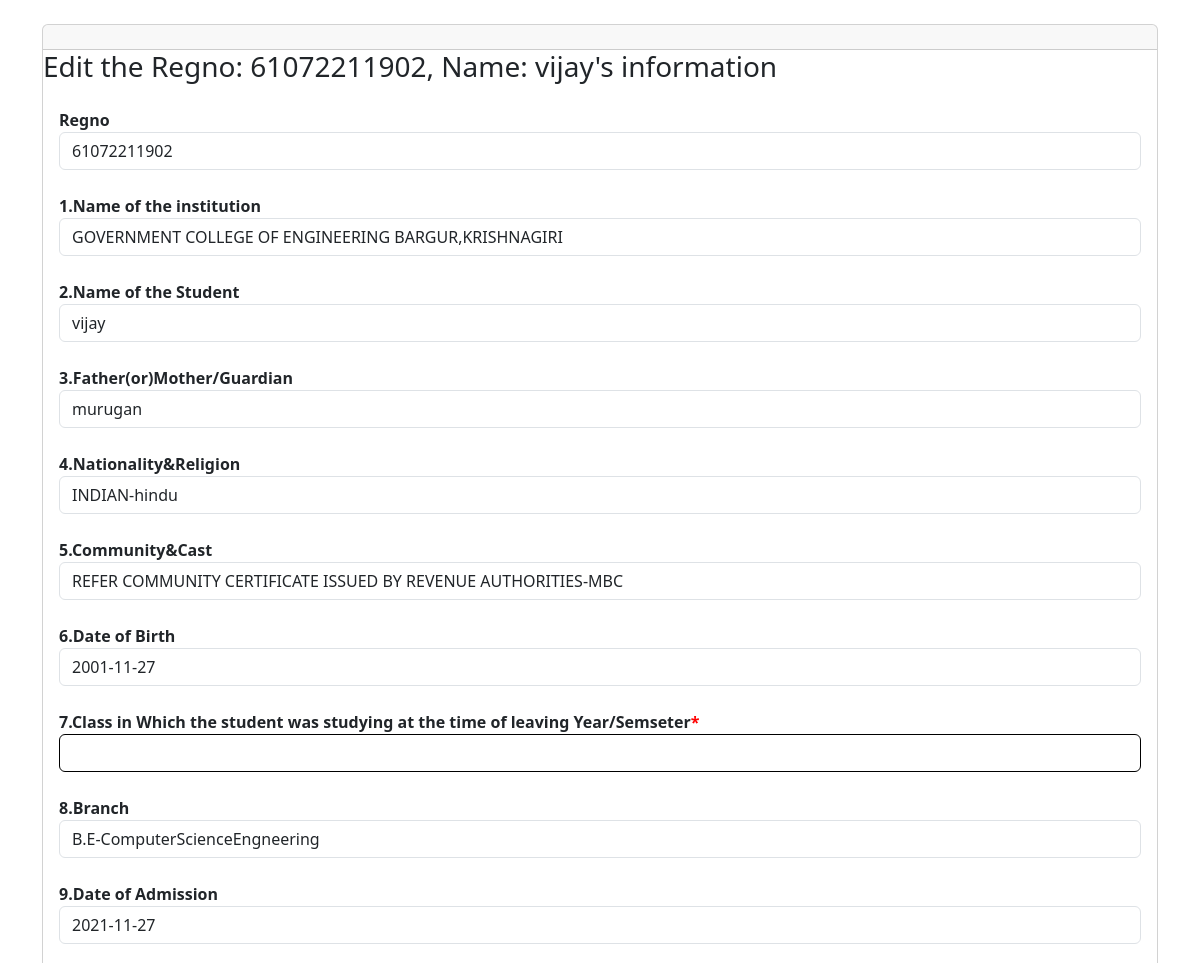
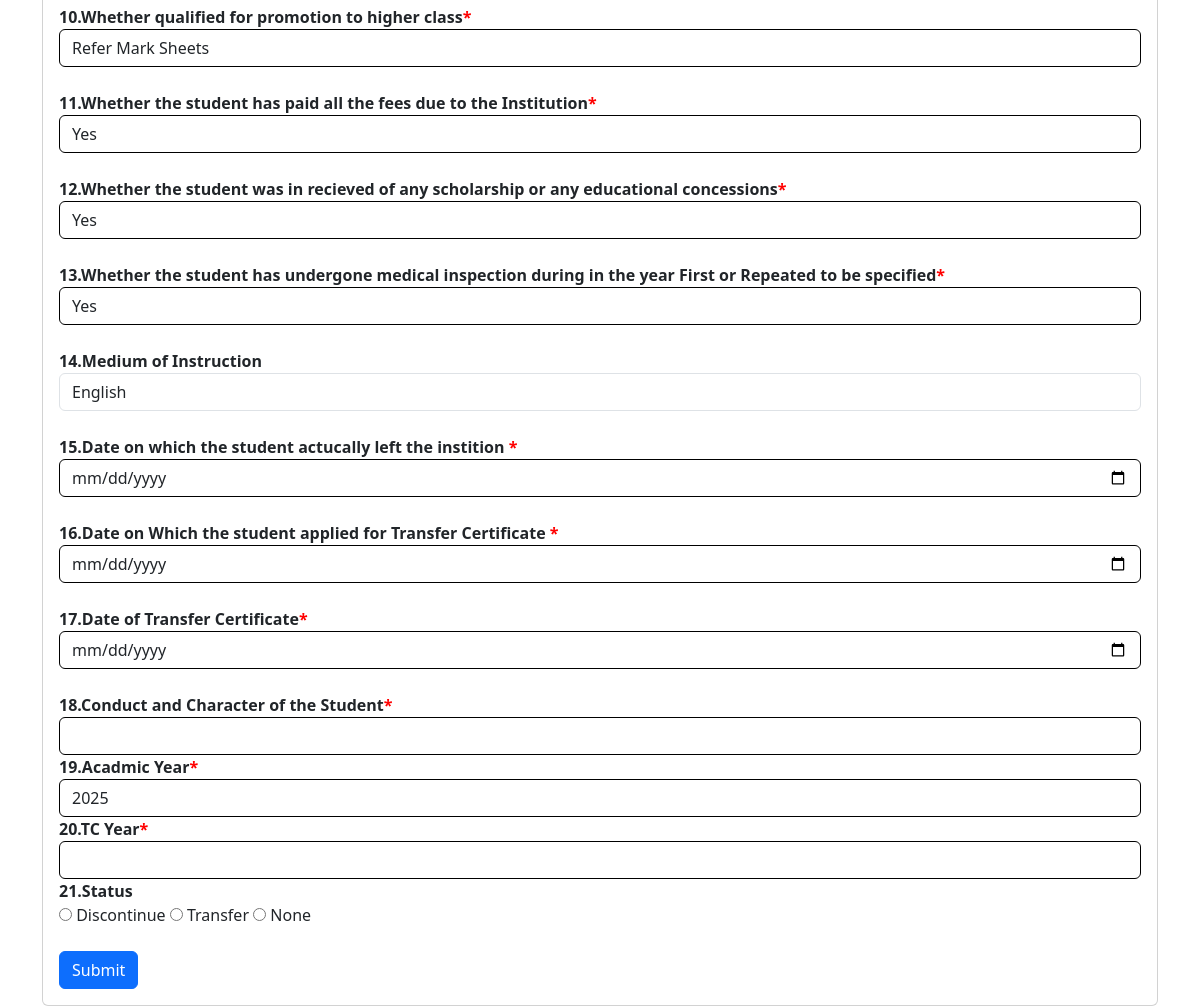
/Student/admin/edit1.php?regno=61072211902 (signed in), run on the app's committed database (2 pictures, top to bottom).
### tables this page shows
CREATE TABLE `student` (
  `id` int(100) NOT NULL,
  `regno` varchar(100) NOT NULL,
  `tcno` int(200) NOT NULL,
  `sname` varchar(200) NOT NULL,
  `gname` varchar(200) NOT NULL,
  `contact` varchar(50) NOT NULL,
  `address` varchar(2000) NOT NULL,
  `community` varchar(500) NOT NULL DEFAULT 'REFER COMMUNITY CERTIFICATE ISSUED BY REVENUE AUTHORITIES',
  `cast` varchar(100) NOT NULL,
  `dob` date NOT NULL,
  `class` varchar(10) NOT NULL,
  `shift` varchar(100) NOT NULL,
  `grad` varchar(200) NOT NULL,
  `gender` varchar(10) NOT NULL,
  `blgroup` varchar(5) NOT NULL,
  `division` varchar(50) NOT NULL,
  `religion` varchar(50) NOT NULL,
  `doa` date NOT NULL,
  `college` varchar(200) NOT NULL DEFAULT 'GOVERNMENT COLLEGE OF ENGINEERING BARGUR,KRISHNAGIRI',
  `nation` varchar(50) NOT NULL DEFAULT 'INDIAN',
  `lastyear` varchar(100) NOT NULL,
  `highclass` varchar(500) NOT NULL DEFAULT 'Refer Mark Sheets',
  `fees` varchar(50) NOT NULL,
  `scholarship` varchar(50) NOT NULL,
  `medical` varchar(50) NOT NULL,
  `medium` varchar(50) NOT NULL DEFAULT 'English',
  `lid` date DEFAULT NULL,
  `tcapply` date DEFAULT NULL,
  `tcd` date DEFAULT NULL,
  `conduct` varchar(100) NOT NULL,
  `acdyear` varchar(200) NOT NULL,
  `leaveyear` varchar(200) DEFAULT NULL,
  `tc_generated` tinyint(1) DEFAULT 0,
  `admno` varchar(200) NOT NULL,
  `addept` varchar(200) NOT NULL,
  `adyear` varchar(200) NOT NULL,
  `tcyear` varchar(200) NOT NULL,
  `status` varchar(200) NOT NULL DEFAULT 'none',
  `lyear` varchar(50) NOT NULL
);

### Student/admin/edit1.php (the view, shortened to what this page needs)
<?php
                            $cn = mysqli_connect("localhost", "root", "1711104@gceb!!", "db_admission");
                            if(isset($_GET['regno'])) {
                                $regno = $_GET['regno'];
                                $query = "SELECT * FROM STUDENT WHERE regno='$regno'";
                                $query_run = mysqli_query($cn, $query);
                                if(mysqli_num_rows($query_run) > 0) {
                                    $row = mysqli_fetch_assoc($query_run);
                                    ?>
                                    <?php
                                } else {
                                    echo "<h4>No records found</h4>";
                                }
                            }
                            ?>
<!doctype html>
<html lang="en">
<head>
    <link rel="stylesheet" href="https://cdn.jsdelivr.net/npm/bootstrap@5.3.3/dist/css/bootstrap.rtl.min.css">
</head>
<body>
<div class="container">
    <div class="row">
        <div class="col-md-12 mt-4">
            <div class="card">
                <div class="card-header">
                </div>
                <div class="section-title">
                    <h3 id="et">Edit the Regno:
                        <?php print $_GET['regno'].', Name: '.$row["sname"]; ?>'s information</h3>
                </div>
                <div class="card-body">
                    <div class="row">
                        <div class="col-md-12">
                                    <form action="" method="POST">
                                         <label for="regno" class="bold-label">Regno</label>
                                        <input type="text" name="regno" class="form-control" value="<?php echo $row['regno']; ?>" readonly>
                                        <label for="college" class="bold-label">1.Name of the institution</label>
                                        <input type="text" name="college" class="form-control" value="<?php echo $row['college']; ?>" readonly>
                                        <label for="sname" class="bold-label">2.Name of the Student</label>
                                        <input type="text" name="sname" class="form-control" value="<?php echo $row['sname']; ?>" readonly>
                                        <label for="gname" class="bold-label">3.Father(or)Mother/Guardian</label>
                                        <input type="text" name="gname" class="form-control" value="<?php echo $row['gname']; ?>" readonly>
                                        <label for="nation,religion" class="bold-label">4.Nationality&Religion</label>
                                        <input type="text" name="nation,religion" class="form-control" value="<?php echo $row['nation']; ?>-<?php echo $row['religion']; ?>" readonly>
                                        <label for="community,cast" class="bold-label">5.Community&Cast</label>
                                        <input type="text" name="community,cast" class="form-control" value="<?php echo $row['community']; ?>-<?php echo $row['cast']; ?>" readonly>
                                        <label for="dob" class="bold-label">6.Date of Birth</label>
                                        <input type="text" name="dob" class="form-control" value="<?php echo $row['dob']; ?>" readonly>
                                        <label for="lastyear" class="bold-label">7.Class in Which the student was studying at the time of leaving Year/Semseter<span style="color: red;">*</span></label>
                                        <input type="text" name="lastyear" class="form-control"  style="border-color: black;" value="<?php echo $row['lastyear']; ?> "required>
                                        <label for="grad,division" class="bold-label">8.Branch</label>
                                        <input type="text" name="grad,division" class="form-control" value="<?php echo $row['grad']; ?>-<?php echo $row['division']; ?>"readonly>
                                        <label for="doa" class="bold-label">9.Date of Admission</label>
                                        <input type="text" name="doa" class="form-control" value="<?php echo $row['doa']; ?>"readonly>
                                        <label for="highclass" class="bold-label">10.Whether qualified for promotion to higher class<span style="color: red;">*</span></label>
                                        <input type="text" name="highclass" class="form-control"  style="border-color: black;" value="<?php echo $row['highclass']; ?>">
                                        <label for="fees" class="bold-label">11.Whether the student has paid all the fees due to the Institution<span style="color: red;">*</span></label>
                                        <select name="fees" class="form-control" style="border-color: black;">
                                          <option value="Yes" <?php if($row['fees'] == 'Yes') echo 'selected'; ?>>Yes</option>
                                        </select>
                                        <label for="scholarship" class="bold-label">12.Whether the student was in recieved of any scholarship or any educational concessions<span style="color: red;">*</span></label>
                                        <select name="scholarship" class="form-control" style="border-color: black;">
                                          <option value="Yes" <?php if($row['scholarship'] == 'Yes') echo 'selected'; ?>>Yes</option>
                                        </select>
                                        <label for="medical" class="bold-label">13.Whether the student has undergone medical inspection during in the year First or Repeated to be specified<span style="color: red;">*</span></label>
                                        <select name="medical" class="form-control" style="border-color: black;">
                                          <option value="Yes" <?php if($row['medical'] == 'Yes') echo 'selected'; ?>>Yes</option>
                                        </select>
                                        <label for="medium" class="bold-label">14.Medium of Instruction</label>
                                        <input type="text" name="medium" class="form-control" value="<?php echo $row['medium']; ?>" readonly>
                                        <label for="lid" class="bold-label">15.Date on which the student actucally left the instition <span style="color: red;">*</span></label>
                                        <input type="date" name="lid" class="form-control" style="border-color: black;" value="<?php echo $row['lid']; ?>">
                                        <label for="tcapply" class="bold-label">16.Date on Which the student applied for Transfer Certificate <span style="color: red;">*</span></label>
                                        <input type="date" name="tcapply" class="form-control" style="border-color: black;" value="<?php echo $row['tcapply']; ?>">
                                        <label for="tcd" class="bold-label">17.Date of Transfer Certificate<span style="color: red;">*</span></label>
                                        <input type="date" name="tcd" class="form-control" style="border-color: black;" value="<?php echo $row['tcd']; ?>">
                                        <label for="conduct" class="bold-label">18.Conduct and Character of the Student<span style="color: red;">*</span></label>
                                        <input type="text" name="conduct" class="form-control" style="border-color: black;" value="<?php echo $row['conduct']; ?>" >
                                        <label for="leaveyear" class="bold-label">19.Acadmic Year<span style="color: red;">*</span></label>
                                        <input type="text" name="leaveyear" class="form-control" style="border-color: black;" value="<?php echo $row['leaveyear']; ?>" >
                                        <label for="tcyear" class="bold-label">20.TC Year<span style="color: red;">*</span></label>
                                        <input type="text" name="tcyear" class="form-control" style="border-color: black;" value="<?php echo $row['tcyear']; ?>" >
                                        <label for="status" class="bold-label">21.Status</label>
                                        <div>
                                        <input type="radio" id="discontinue" name="status" value="Discontinue" <?php if(isset($row['status']) && $row['status'] == 'Discontinue') echo 'checked'; ?>>
                                        <label for="discontinue">Discontinue</label>
                                        <input type="radio" id="transfer" name="status" value="Transfer" <?php if(isset($row['status']) && $row['status'] == 'Transfer') echo 'checked'; ?>>
                                        <label for="transfer">Transfer</label>
                                        <input type="radio" id="none" name="status" value="None" <?php if(isset($row['status']) && $row['status'] == 'None') echo 'checked'; ?>>
                                        <label for="none">None</label>
                                        </div>
                                        <button type="submit" name="update" class="btn btn-primary">Submit</button>
                                    </form>
                        </div>
                    </div>
                </div>
            </div>
        </div>
    </div>
</div>
</body>
</html>

### Student/admin/edit1.php (style rules this page uses)
.bold-label { font-weight: bold; }

### data on the page
student: sname "vijay", regno "61072211902", college "GOVERNMENT COLLEGE OF ENGINEERING BARGUR,KRISHNAGIRI", gname "murugan", nation+religion "INDIAN-hindu", community+cast "REFER COMMUNITY CERTIFICATE ISSUED BY REVENUE AUTHORITIES-MBC", dob "2001-11-27", grad+division "B.E-ComputerScienceEngneering", doa "2021-11-27", highclass "Refer Mark Sheets", medium "English", leaveyear "2025", status "☐ Discontinue", status "☐ Transfer", status "☐ None"

### other printed values
$_GET['regno'] "61072211902"
